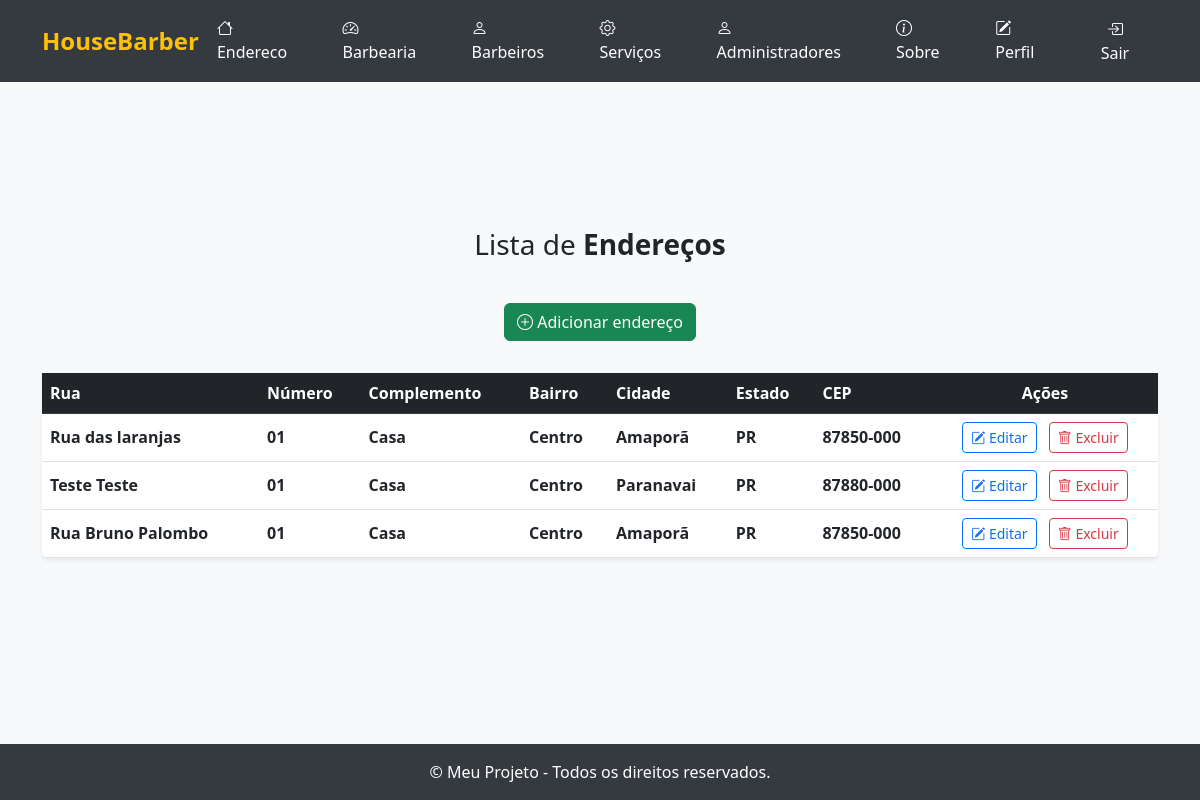
The app's page /listar/endereco/ (signed in), older data.
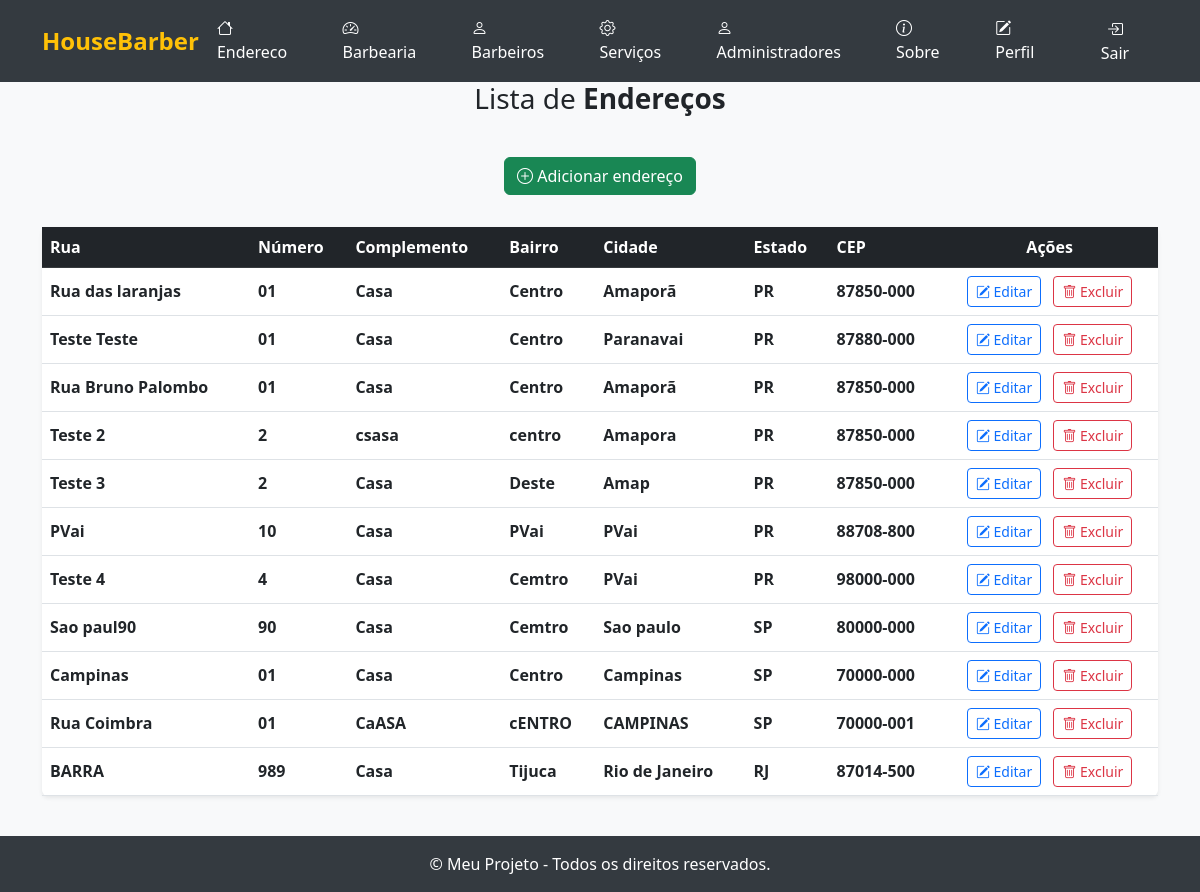
The same page, newer data.
### cadastros/models.py (models this page shows, shortened)
class Endereco(models.Model):
    rua = models.CharField(max_length=255, help_text="Nome da rua do endereço")
    numero = models.CharField(max_length=20, help_text="Número do endereço")
    complemento = models.CharField(max_length=255, blank=True, null=True, help_text="Complemento do endereço (opcional)")
    bairro = models.CharField(max_length=100, help_text="Bairro do endereço")
    cidade = models.CharField(max_length=100, help_text="Cidade do endereço")
    estado = models.CharField(max_length=2, help_text="UF do estado (ex: SP, RJ)")
    cep = models.CharField(max_length=10, help_text="CEP do endereço")
    usuario = models.ForeignKey(User, on_delete=models.CASCADE, related_name='usuario_endereco', help_text="Usuário responsável pelo endereço")

### cadastros/views.py (the view)
# urls.py: path('listar/endereco/', EnderecoListView.as_view(), name='endereco-lista' ),
class EnderecoListView(LoginRequiredMixin, ListView):
    login_url = reverse_lazy('endereco-lista')
    model = Endereco
    template_name = 'listas/endereco.html'
    context_object_name = 'enderecos'
    def get_queryset(self):
        return Endereco.objects.filter(usuario=self.request.user)

### cadastros/templates/listas/endereco.html (shortened to what this page needs)
{% extends "paginas/modelo.html" %}
{% block conteudo %}
<h3>
    Lista de <b>Endereços</b>
</h3>
<div class="d-flex justify-content-center mb-3">
    <a class="btn btn-success mb-3" href="{% url 'cadastrar-endereco' %}">
        <i class="bi bi-plus-circle"></i> Adicionar endereço
    </a>
</div>
<table id="table-lista" class="table table-hover align-middle shadow-sm rounded bg-white">
    <thead class="table-dark">
        <tr>
            <th scope="col">Rua</th>
            <th scope="col">Número</th>
            <th scope="col">Complemento</th>
            <th scope="col">Bairro</th>
            <th scope="col">Cidade</th>
            <th scope="col">Estado</th>
            <th scope="col">CEP</th>
            <th scope="col" class="text-center">Ações</th>
        </tr>
    </thead>
    <tbody>
        {% for object in object_list %}
            <tr>
                <td class="fw-semibold">{{ object.rua }}</td>
                <td class="fw-semibold">{{ object.numero }}</td>
                <td class="fw-semibold">{{ object.complemento }}</td>
                <td class="fw-semibold">{{ object.bairro }}</td>
                <td class="fw-semibold">{{ object.cidade }}</td>
                <td class="fw-semibold">{{ object.estado }}</td>
                <td class="fw-semibold">{{ object.cep }}</td>
                <td class="text-center">
                    <a class="btn btn-outline-primary btn-sm me-2" href="{% url 'editar-endereco' object.pk %}">
                        <i class="bi bi-pencil-square"></i> Editar
                    </a>
                    <a class="btn btn-outline-danger btn-sm" href="{% url 'excluir-endereco' object.pk %}">
                        <i class="bi bi-trash"></i> Excluir
                    </a>
                </td>
            </tr>
        {% empty %}
            <tr>
                <td colspan="8" class="text-center text-muted py-4">
                    <i class="bi bi-exclamation-circle"></i> Nenhum endereço encontrado.
                </td>
            </tr>
        {% endfor %}
    </tbody>
</table>
{% endblock %}
{% block scripts %}
<link href="https://cdn.datatables.net/v/bs5/dt-2.1.8/datatables.min.css" rel="stylesheet">
{% endblock scripts %}

### paginas/templates/paginas/modelo.html (shortened to what this page needs)
{% load static %}
<!DOCTYPE html>
<html lang="pt-br">
  <head>
    <link href="https://cdn.jsdelivr.net/npm/simple-datatables@7.1.2/dist/style.min.css" rel="stylesheet" />
    <link href="https://cdn.jsdelivr.net/npm/bootstrap@5.2.3/dist/css/bootstrap.min.css" rel="stylesheet" />
    <link href="https://cdn.jsdelivr.net/npm/bootstrap-icons@1.11.3/font/bootstrap-icons.min.css" rel="stylesheet" />
    <link href="{% static 'css/styles.css' %}" rel="stylesheet" />
  </head>
  <body>
    <nav class="navbar navbar-expand-lg">
      <div class="container">
        <a class="navbar-brand mx-auto" href="{% url 'index' %}">HouseBarber</a>
        <div class="collapse navbar-collapse justify-content-center">
          <ul class="navbar-nav">
            {% if user.is_authenticated %}
              <li class="nav-item">
                <a class="nav-link" href="{% url 'endereco-lista' %}"><i class="bi bi-house"></i> Endereco</a>
              </li>
              <li class="nav-item">
                <a class="nav-link" href="{% url 'barbearia-lista' %}"><i class="bi bi-speedometer2"></i> Barbearia</a>
              </li>
              <li class="nav-item">
                <a class="nav-link" href="{% url 'barbeiro-lista' %}"><i class="bi bi-person"></i> Barbeiros</a>
              </li>
              <li class="nav-item">
                <a class="nav-link" href="{% url 'servico-lista' %}"><i class="bi bi-gear"></i> Serviços</a>
              </li>
              <li class="nav-item">
                <a class="nav-link" href="{% url 'administrador-lista' %}"><i class="bi bi-person"></i> Administradores</a>
              </li>
              <li class="nav-item">
                <a class="nav-link" href="{% url 'sobre' %}"><i class="bi bi-info-circle"></i> Sobre</a>
              </li>
              <li class="nav-item">
                <a class="nav-link" href="{% url 'atualizar-dados' %}"><i class="bi bi-pencil-square"></i> Perfil</a>
              </li>
              <li class="nav-item">
                <form method="post" action="{% url 'logout' %}" style="display:inline;">
                  <button type="submit" class="nav-link btn btn-link" style="color: #fff; text-decoration: none;">
                    <i class="bi bi-box-arrow-in-right"></i> Sair
                  </button>
                </form>
              </li>
            {% else %}
              <li class="nav-item">
                <a class="nav-link" href="{% url 'login' %}"><i class="bi bi-box-arrow-in-right"></i> Entrar</a>
              </li>
            {% endif %}
          </ul>
        </div>
      </div>
    </nav>
    <main class="main-content container mb-4">
      {% block conteudo %}{% endblock %}
    </main>
    <footer class="footer">&copy; {{ now|date:'Y' }} Meu Projeto - Todos os direitos reservados.</footer>
    {% block scripts %}
    {% endblock %}
  </body>
</html>

### paginas/templates/paginas/modelo.html (style rules this page uses)
body { min-height: 100vh; display: flex; flex-direction: column; background: #f8f9fa; }
.navbar { background: #343a40; }
.navbar-nav .nav-link { color: #fff !important; font-weight: 500; margin: 0 10px; }
.navbar-brand { color: #ffc107 !important; font-weight: bold; font-size: 1.5rem; }
.footer { background: #343a40; color: #fff; text-align: center; padding: 1rem 0; margin-top: auto; }
.main-content { flex: 1 0 auto; display: flex; align-items: center; justify-content: center; flex-direction: column; min-height: 60vh; }

Row changes from the older to the newer data that the page shows:
added Endereco: rua "Teste 2", numero "2", complemento "csasa", bairro "centro", cidade "Amapora", estado "PR", cep "87850-000"
added Endereco: rua "Teste 3", numero "2", complemento "Casa", bairro "Deste", cidade "Amap", estado "PR", cep "87850-000"
added Endereco: rua "PVai", numero "10", complemento "Casa", bairro "PVai", cidade "PVai", estado "PR", cep "88708-800"
added Endereco: rua "Teste 4", numero "4", complemento "Casa", bairro "Cemtro", cidade "PVai", estado "PR", cep "98000-000"
added Endereco: rua "Sao paul90", numero "90", complemento "Casa", bairro "Cemtro", cidade "Sao paulo", estado "SP", cep "80000-000"
added Endereco: rua "Campinas", numero "01", complemento "Casa", bairro "Centro", cidade "Campinas", estado "SP", cep "70000-000"
added Endereco: rua "Rua Coimbra", numero "01", complemento "CaASA", bairro "cENTRO", cidade "CAMPINAS", estado "SP", cep "70000-001"
added Endereco: rua "BARRA", numero "989", complemento "Casa", bairro "Tijuca", cidade "Rio de Janeiro", estado "RJ", cep "87014-500"
